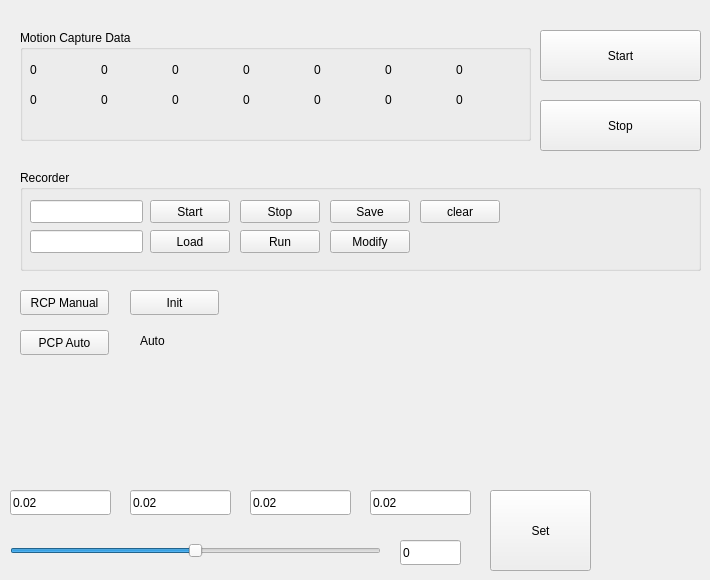
    <widget class="QWidget" name="tab_3">
     <attribute name="title">
      <string>RCP</string>
     </attribute>
     <widget class="QGroupBox" name="groupBox_15">
      <property name="geometry">
       <rect>
        <x>20</x>
        <y>170</y>
        <width>681</width>
        <height>101</height>
       </rect>
      </property>
      <property name="title">
       <string>Recorder</string>
      </property>
      <widget class="QLineEdit" name="lineEdit_rcp_record_file">
       <property name="geometry">
        <rect>
         <x>10</x>
         <y>30</y>
         <width>113</width>
         <height>23</height>
        </rect>
       </property>
       <property name="text">
        <string/>
       </property>
      </widget>
      <widget class="QPushButton" name="pushButton_rcp_record_start">
       <property name="geometry">
        <rect>
         <x>130</x>
         <y>30</y>
         <width>80</width>
         <height>23</height>
        </rect>
       </property>
       <property name="text">
        <string>Start</string>
       </property>
      </widget>
      <widget class="QPushButton" name="pushButton_rcp_record_stop">
       <property name="geometry">
        <rect>
         <x>220</x>
         <y>30</y>
         <width>80</width>
         <height>23</height>
        </rect>
       </property>
       <property name="text">
        <string>Stop</string>
       </property>
      </widget>
      <widget class="QPushButton" name="pushButton_rcp_record_save">
       <property name="geometry">
        <rect>
         <x>310</x>
         <y>30</y>
         <width>80</width>
         <height>23</height>
        </rect>
       </property>
       <property name="text">
        <string>Save</string>
       </property>
      </widget>
      <widget class="QPushButton" name="pushButton_rcp_record_load">
       <property name="geometry">
        <rect>
         <x>130</x>
         <y>60</y>
         <width>80</width>
         <height>23</height>
        </rect>
       </property>
       <property name="text">
        <string>Load</string>
       </property>
      </widget>
      <widget class="QPushButton" name="pushButton_rcp_record_clear">
       <property name="geometry">
        <rect>
         <x>400</x>
         <y>30</y>
         <width>80</width>
         <height>23</height>
        </rect>
       </property>
       <property name="text">
        <string>clear</string>
       </property>
      </widget>
      <widget class="QPushButton" name="pushButton_rcp_record_run">
       <property name="geometry">
        <rect>
         <x>220</x>
         <y>60</y>
         <width>80</width>
         <height>23</height>
        </rect>
       </property>
       <property name="text">
        <string>Run</string>
       </property>
      </widget>
      <widget class="QLineEdit" name="lineEdit_rcp_load_file">
       <property name="geometry">
        <rect>
         <x>10</x>
         <y>60</y>
         <width>113</width>
         <height>23</height>
        </rect>
       </property>
       <property name="text">
        <string/>
       </property>
      </widget>
      <widget class="QPushButton" name="pushButton_rcp_record_modify">
       <property name="geometry">
        <rect>
         <x>310</x>
         <y>60</y>
         <width>80</width>
         <height>23</height>
        </rect>
       </property>
       <property name="text">
        <string>Modify</string>
       </property>
      </widget>
     </widget>
     <widget class="QPushButton" name="pushButton_rcp_motion_stop">
      <property name="geometry">
       <rect>
        <x>540</x>
        <y>100</y>
        <width>161</width>
        <height>51</height>
       </rect>
      </property>
      <property name="text">
       <string>Stop</string>
      </property>
     </widget>
     <widget class="QPushButton" name="pushButton_rcp_motion_start">
      <property name="geometry">
       <rect>
        <x>540</x>
        <y>30</y>
        <width>161</width>
        <height>51</height>
       </rect>
      </property>
      <property name="text">
       <string>Start</string>
      </property>
     </widget>
     <widget class="QGroupBox" name="groupBox_10">
      <property name="geometry">
       <rect>
        <x>20</x>
        <y>30</y>
        <width>511</width>
        <height>111</height>
       </rect>
      </property>
      <property name="contextMenuPolicy">
       <enum>Qt::DefaultContextMenu</enum>
      </property>
      <property name="title">
       <string>Motion Capture Data</string>
      </property>
      <widget class="QWidget" name="layoutWidget">
       <property name="geometry">
        <rect>
         <x>10</x>
         <y>30</y>
         <width>491</width>
         <height>19</height>
        </rect>
       </property>
       <layout class="QHBoxLayout" name="horizontalLayout_3">
        <item>
         <widget class="QLabel" name="label_rcp_motion_l_1">
          <property name="text">
           <string>0</string>
          </property>
         </widget>
        </item>
        <item>
         <widget class="QLabel" name="label_rcp_motion_l_2">
          <property name="text">
           <string>0</string>
          </property>
         </widget>
        </item>
        <item>
         <widget class="QLabel" name="label_rcp_motion_l_3">
          <property name="text">
           <string>0</string>
          </property>
         </widget>
        </item>
        <item>
         <widget class="QLabel" name="label_rcp_motion_l_4">
          <property name="text">
           <string>0</string>
          </property>
         </widget>
        </item>
        <item>
         <widget class="QLabel" name="label_rcp_motion_l_5">
          <property name="text">
           <string>0</string>
          </property>
         </widget>
        </item>
        <item>
         <widget class="QLabel" name="label_rcp_motion_l_6">
          <property name="text">
           <string>0</string>
          </property>
         </widget>
        </item>
        <item>
         <widget class="QLabel" name="label_rcp_motion_l_7">
          <property name="text">
           <string>0</string>
          </property>
         </widget>
        </item>
       </layout>
      </widget>
      <widget class="QWidget" name="layoutWidget_22">
       <property name="geometry">
        <rect>
         <x>10</x>
         <y>60</y>
         <width>491</width>
         <height>19</height>
        </rect>
       </property>
       <layout class="QHBoxLayout" name="horizontalLayout_5">
        <item>
         <widget class="QLabel" name="label_rcp_motion_r_1">
          <property name="text">
           <string>0</string>
          </property>
         </widget>
        </item>
        <item>
         <widget class="QLabel" name="label_rcp_motion_r_2">
          <property name="text">
           <string>0</string>
          </property>
         </widget>
        </item>
        <item>
         <widget class="QLabel" name="label_rcp_motion_r_3">
          <property name="text">
           <string>0</string>
          </property>
         </widget>
        </item>
        <item>
         <widget class="QLabel" name="label_rcp_motion_r_4">
          <property name="text">
           <string>0</string>
          </property>
         </widget>
        </item>
        <item>
         <widget class="QLabel" name="label_rcp_motion_r_5">
          <property name="text">
           <string>0</string>
          </property>
         </widget>
        </item>
        <item>
         <widget class="QLabel" name="label_rcp_motion_r_6">
          <property name="text">
           <string>0</string>
          </property>
         </widget>
        </item>
        <item>
         <widget class="QLabel" name="label_rcp_motion_r_7">
          <property name="text">
           <string>0</string>
          </property>
         </widget>
        </item>
       </layout>
      </widget>
     </widget>
     <widget class="QPushButton" name="pushButton_rcp_manual">
      <property name="geometry">
       <rect>
        <x>20</x>
        <y>290</y>
        <width>89</width>
        <height>25</height>
       </rect>
      </property>
      <property name="text">
       <string>RCP Manual</string>
      </property>
     </widget>
     <widget class="QPushButton" name="pushButton_rcp_auto">
      <property name="geometry">
       <rect>
        <x>20</x>
        <y>330</y>
        <width>89</width>
        <height>25</height>
       </rect>
      </property>
      <property name="text">
       <string>PCP Auto</string>
      </property>
     </widget>
     <widget class="QLineEdit" name="lineEdit_rcp_step_rxyz">
      <property name="geometry">
       <rect>
        <x>370</x>
        <y>490</y>
        <width>101</width>
        <height>25</height>
       </rect>
      </property>
      <property name="text">
       <string>0.02</string>
      </property>
     </widget>
     <widget class="QPushButton" name="pushButton_rpc_setpset">
      <property name="geometry">
       <rect>
        <x>490</x>
        <y>490</y>
        <width>101</width>
        <height>81</height>
       </rect>
      </property>
      <property name="text">
       <string>Set</string>
      </property>
     </widget>
     <widget class="QLineEdit" name="lineEdit_rcp_step_x">
      <property name="geometry">
       <rect>
        <x>10</x>
        <y>490</y>
        <width>101</width>
        <height>25</height>
       </rect>
      </property>
      <property name="text">
       <string>0.02</string>
      </property>
     </widget>
     <widget class="QLineEdit" name="lineEdit_rcp_step_y">
      <property name="geometry">
       <rect>
        <x>130</x>
        <y>490</y>
        <width>101</width>
        <height>25</height>
       </rect>
      </property>
      <property name="text">
       <string>0.02</string>
      </property>
     </widget>
     <widget class="QLineEdit" name="lineEdit_rcp_step_z">
      <property name="geometry">
       <rect>
        <x>250</x>
        <y>490</y>
        <width>101</width>
        <height>25</height>
       </rect>
      </property>
      <property name="text">
       <string>0.02</string>
      </property>
     </widget>
     <widget class="QSlider" name="horizontalSlider_rcp_k">
      <property name="geometry">
       <rect>
        <x>10</x>
        <y>530</y>
        <width>371</width>
        <height>41</height>
       </rect>
      </property>
      <property name="font">
       <font>
        <pointsize>11</pointsize>
       </font>
      </property>
      <property name="minimum">
       <number>-5</number>
      </property>
      <property name="maximum">
       <number>5</number>
      </property>
      <property name="value">
       <number>0</number>
      </property>
      <property name="orientation">
       <enum>Qt::Horizontal</enum>
      </property>
     </widget>
     <widget class="QLineEdit" name="lineEdit_rcp_k">
      <property name="geometry">
       <rect>
        <x>400</x>
        <y>540</y>
        <width>61</width>
        <height>25</height>
       </rect>
      </property>
      <property name="text">
       <string>0</string>
      </property>
     </widget>
     <widget class="QPushButton" name="pushButton_rcp_init">
      <property name="geometry">
       <rect>
        <x>130</x>
        <y>290</y>
        <width>89</width>
        <height>25</height>
       </rect>
      </property>
      <property name="text">
       <string>Init</string>
      </property>
     </widget>
     <widget class="QLabel" name="label_rcp_mora">
      <property name="geometry">
       <rect>
        <x>140</x>
        <y>330</y>
        <width>81</width>
        <height>21</height>
       </rect>
      </property>
      <property name="text">
       <string>Auto</string>
      </property>
     </widget>
    </widget>
